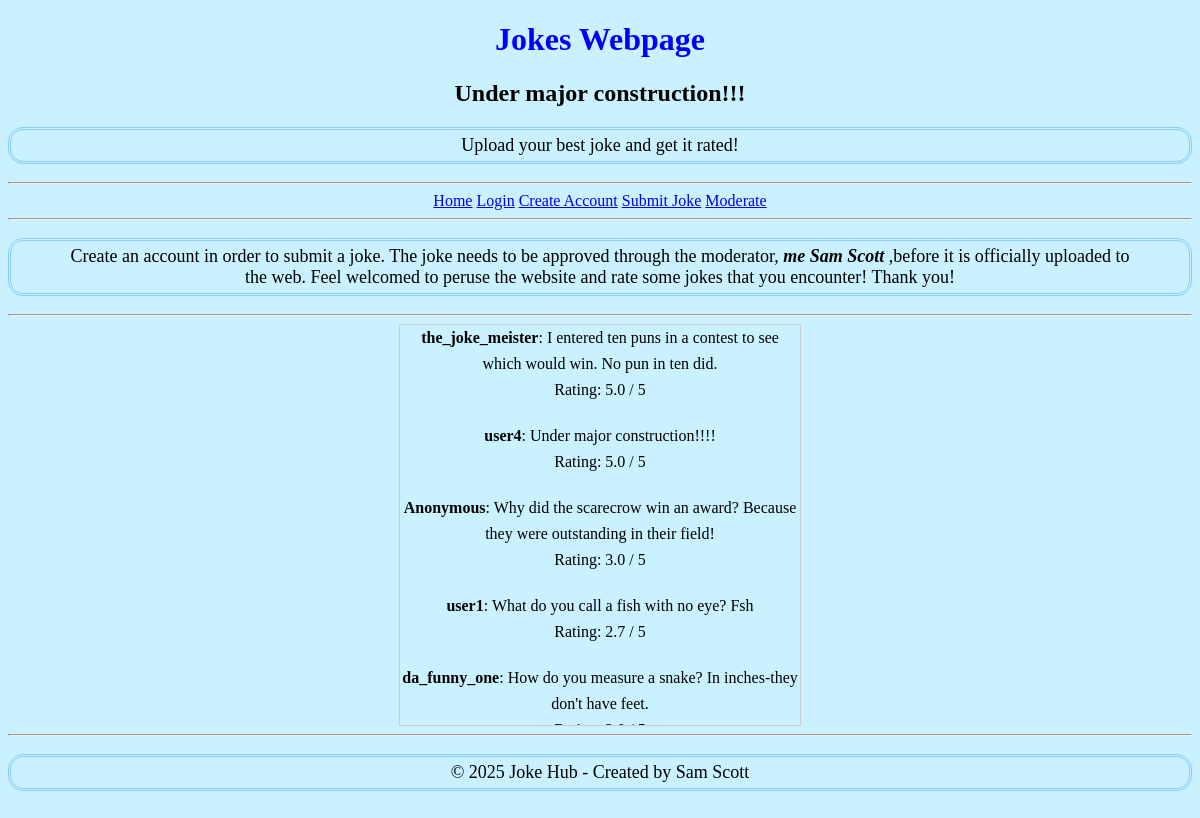
Before: / with the older database file.
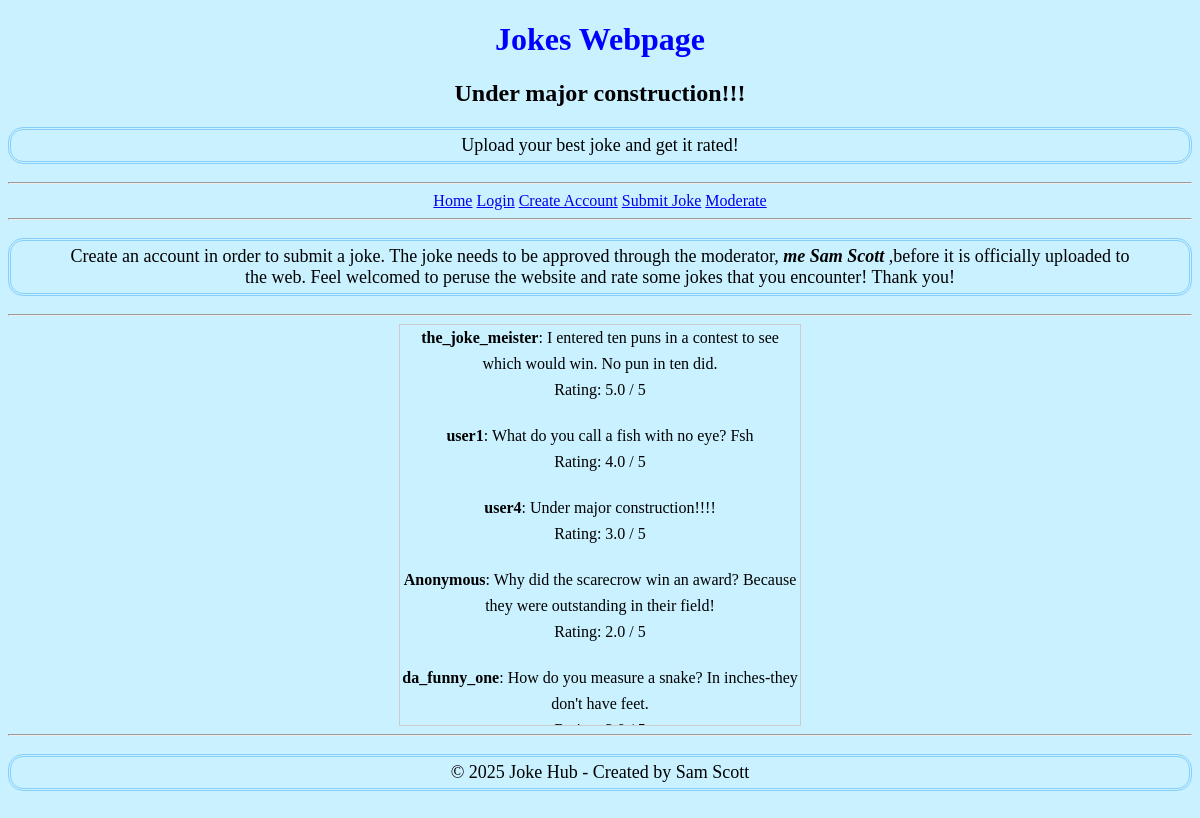
After: the same page with the newer database file.
### tables this page shows
CREATE TABLE jokes (
                    id INTEGER PRIMARY KEY AUTOINCREMENT,
                    content TEXT NOT NULL,
                    timestamp TEXT NOT NULL,
                    rating REAL DEFAULT 0,
                    approved INTEGER DEFAULT 0
                    , username TEXT);

### app.py (the view)
@app.route("/", methods=['GET', 'POST'])
def index():
    conn = sqlite3.connect('jokes.db')
    conn.row_factory = sqlite3.Row
    c = conn.cursor()
    c.execute('SELECT content, rating, username, id FROM jokes WHERE approved=1 ORDER BY rating DESC')
    jokes = c.fetchall()
    c.execute('''
            SELECT ratings.joke_id, ratings.comment, ratings.rating, users.username
            FROM ratings
            JOIN users ON ratings.user_id = users.id
            '''
            )
    comments = c.fetchall()
    joke_comments = {}
    for row in comments:
        joke_id = row['joke_id']
        if joke_id not in joke_comments:
            joke_comments[joke_id] = []
        joke_comments[joke_id].append({
            'username': row['username'],
            'rating': row['rating'],
            'comment': row['comment']
        })
    conn.close()
    return render_template('index.html', jokes=jokes, username=session.get('username'), joke_comments=joke_comments)

### templates/index.html (shortened to what this page needs)
<!DOCTYPE html>
<html lang="en">
<head>
    <link rel="stylesheet" href="{{ url_for('static', filename='css/index.css') }}">
</head>
<body>
    <header>
        <h1> Jokes Webpage </h1>
        <h2>Under major construction!!!</h2>
        <div class="subtitle">
            <p>Upload your best joke and get it rated!</p>
        </div>
        <hr>
    </header>
    <nav>
        <div class="hyperlinks">
        <a href="/">Home</a>
        <a href="/login">Login</a>
        <a href="/create_account">Create Account</a>
        <a href="/submit_joke">Submit Joke</a>
        <a href="/moderate">Moderate</a>
        </div>
        <hr>
    </nav>
    <p> Create an account in order to submit a joke. The joke needs to be approved through
        the moderator, <em> <b> me Sam Scott </b> </em> ,before it is officially uploaded to the web. Feel
    welcomed to peruse the website and rate some jokes that you encounter! Thank you! </p>
    <hr>
    <main>
            <div class="scroll-box">
                {% for joke in jokes %}
                    <div class="joke-space">
                        <strong>{{ joke[2] or "Anonymous" }}</strong>: {{ joke[0] }}<br>
                        Rating: {{ joke[1] or 0 }} / 5
                    </div>
                {% endfor %}
            </div>
    </main>
    <footer>
        <hr>
        <p>&copy; 2025 Joke Hub - Created by Sam Scott </p>
    </footer>
</body>
</html>

### static/css/index.css (style rules this page uses)
body { background-color:rgb(202, 241, 255); text-align: center; }
h1 { color: blue; }
p { font-size: 18px; padding: 5px 50px 5px 50px; border: 3px double lightskyblue; border-radius: 15px; }
main { display: flex; justify-content: center; align-items: center; flex-direction: column; }
.scroll-box { height:400px; width:400px; border:1px solid #ccc; font:16px/26px Georgia, Garamond, Serif; overflow:auto; }
.joke-space { margin-bottom: 20px; }

Changed rows visible on the page:
changed jokes "user1": rating "2.7" → "4.0"; moves up the list
changed jokes "user4": rating "5.0" → "3.0"
changed jokes (number 4 of 5 on the later page): rating "3.0" → "2.0"
